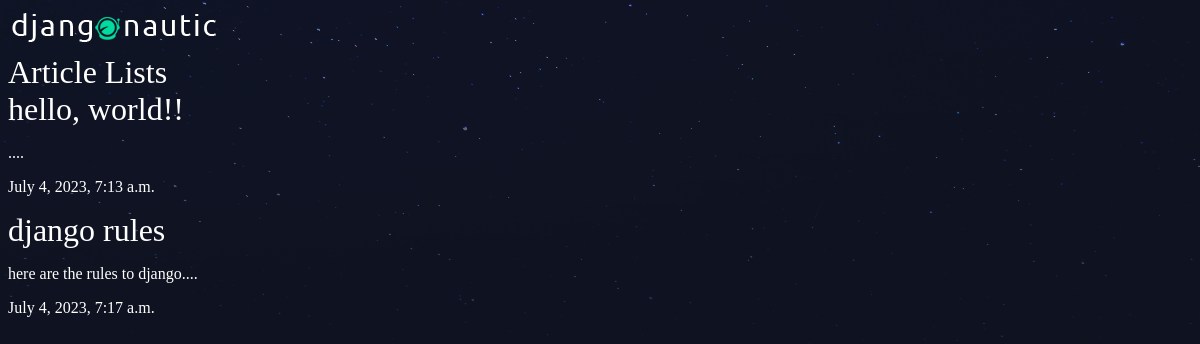
The app's page /articles/, older data.
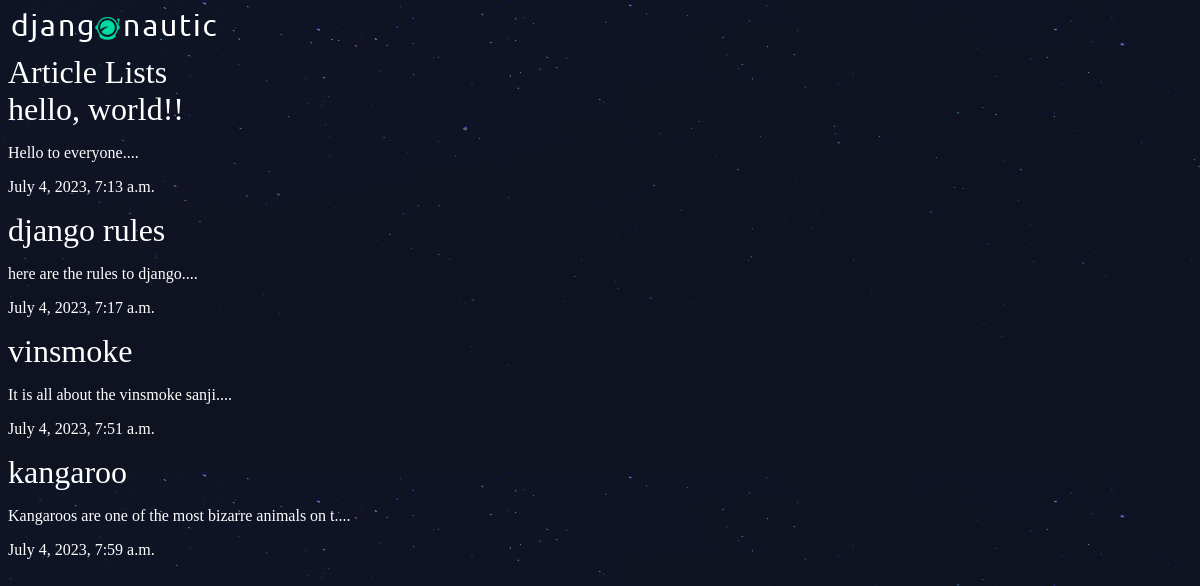
The same page, newer data.
### articles/models.py (models this page shows, shortened)
class Article(models.Model):
	title=models.CharField(max_length=100)
	slug=models.SlugField()
	body=models.TextField()
	date=models.DateTimeField(auto_now_add=True)
	thumb=models.ImageField(default='default.png',blank=True)
	def snippet(self):
		return self.body[:50]+"...."

### articles/views.py (the view)
# urls.py: path('', views.article_list,name='list'),
def article_list(request):
	articles=Article.objects.all().order_by("date")
	return render(request,"articles/article_list.html",{'articles':articles})

### articles/templates/articles/article_list.html
{%extends 'base_template.html'%}
{%block content%}
	<h1>Article Lists</h1>
	<div class="articles">
		{%for article in articles%}
		<a href="{%url 'articles:detail' slug=article.slug%}"><h1>{{article.title}}</h1></a>
		<p>{{article.snippet}}</p>
		<p>{{article.date}}</p>
		{%endfor%}
	</div>
{%endblock%}

### templates/base_template.html (shortened to what this page needs)
{%load static%}
<!DOCTYPE html>
<html>
<head>
	<link rel="stylesheet" type="text/css" href="{%static 'style.css'%}">
</head>
<body>
	<div class="wrapper">
		<h1><a href="{%url 'articles:list'%}"><img src="{%static 'logo.png'%}"></a></h1>
		{%block content%}
		{%endblock%}
	</div>
</body>
</html

### assets/style.css (style rules this page uses)
body { background-color: #0f121f; background-image: url(stars.png); background-repeat-y: no-repeat; color: #fff; }
body * { font-family: Ubuntu; }
h1, h2, h3, h4, h5 { font-weight: normal; margin: 0; }
a, a:hover, a:visited { color: #fff; text-decoration: none; }

Row changes from the older to the newer data that the page shows:
changed Article "hello, world!!": snippet "...." → "Hello to everyone...."
added Article: title "vinsmoke", snippet "It is all about the vinsmoke sanji....", date "July 4, 2023, 7:51 a.m."
added Article: title "kangaroo", snippet "Kangaroos are one of the most bizarre animals on t....", date "July 4, 2023, 7:59 a.m."
